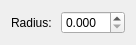
<?xml version="1.0" encoding="UTF-8"?>
<ui version="4.0">
 <class>Q::vtk::BiopsyWidget</class>
 <widget class="QWidget" name="Q::vtk::BiopsyWidget">
  <property name="geometry">
   <rect>
    <x>0</x>
    <y>0</y>
    <width>122</width>
    <height>38</height>
   </rect>
  </property>
  <property name="windowTitle">
   <string>BiopsyWidget</string>
  </property>
  <layout class="QHBoxLayout" name="horizontalLayout">
   <item>
    <widget class="QLabel" name="label">
     <property name="text">
      <string>Radius: </string>
     </property>
    </widget>
   </item>
   <item>
    <widget class="QDoubleSpinBox" name="doubleSpinBoxRadius">
     <property name="decimals">
      <number>3</number>
     </property>
     <property name="singleStep">
      <double>0.100000000000000</double>
     </property>
    </widget>
   </item>
  </layout>
 </widget>
 <resources/>
 <connections/>
</ui>
